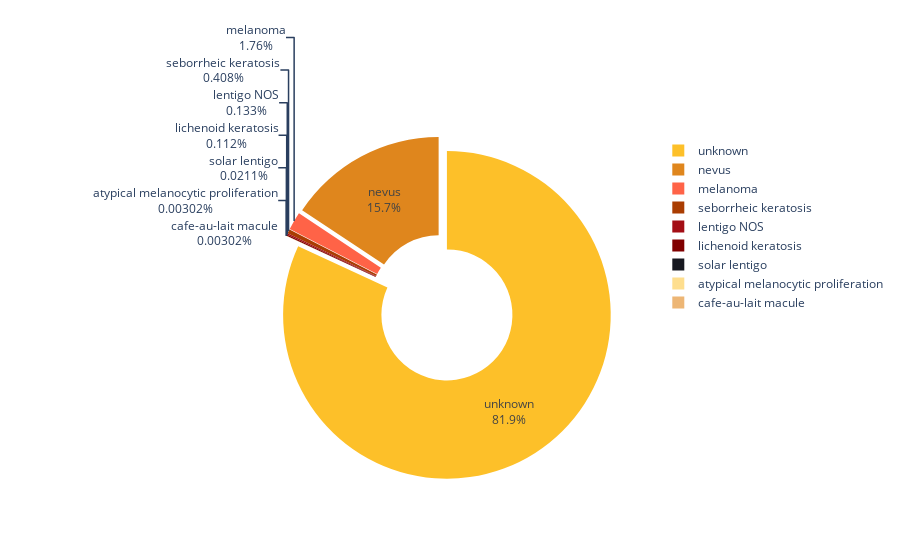

The notebook cell saved with this chart:
### Code cell
diag = train_df.diagnosis.value_counts()
fig = px.pie(diag,
             values='diagnosis',
             names=diag.index,
             color_discrete_sequence=orange_black,
             hole=.4)
fig.update_traces(textinfo='percent+label', pull=0.05)
fig.show()

### Figure 1 — Plotly figure (JSON) as saved in the notebook; plotly's stock layout.template omitted (floating-point values rounded to 4 significant figures)
{"data": [{"domain": {"x": [0, 1], "y": [0, 1]}, "hole": 0.4, "hovertemplate": "index=%{label}<br>diagnosis=%{value}<extra></extra>", "labels": ["unknown", "nevus", "melanoma", "seborrheic keratosis", "lentigo NOS", "lichenoid keratosis", "solar lentigo", "atypical melanocytic proliferation", "cafe-au-lait macule"], "legendgroup": "", "name": "", "pull": 0.05, "showlegend": true, "textinfo": "percent+label", "type": "pie", "values": [27124, 5193, 584, 135, 44, 37, 7, 1, 1]}], "layout": {"legend": {"tracegroupgap": 0}, "margin": {"t": 60}, "piecolorway": ["#fdc029", "#df861d", "#FF6347", "#aa3d01", "#a30e15", "#800000", "#171820"]}}
